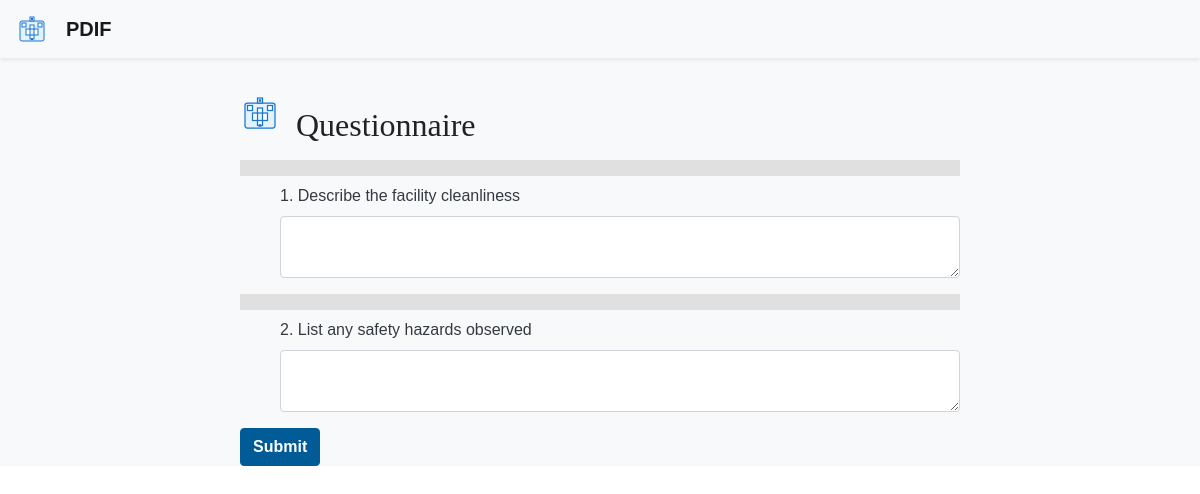
Page /questionnaire/ on the earlier database version.
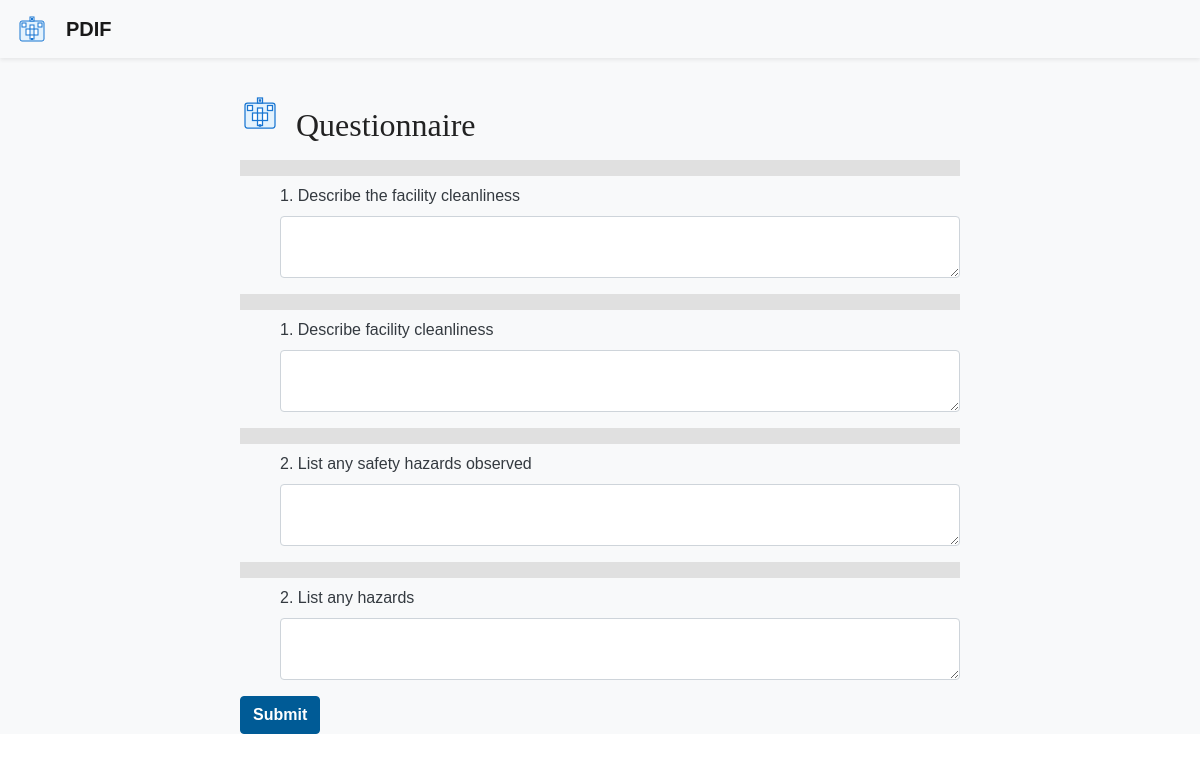
Same page on the later database version.
### inspections/models.py (models this page shows, shortened)
class Question(models.Model):
    organization = models.ForeignKey(Organization, on_delete=models.CASCADE)
    text = models.TextField()
    sort_order = models.PositiveIntegerField(default=0)
    class Meta:
        ordering = ['sort_order']

### inspections/views.py (the view)
# urls.py: path('questionnaire/', views.questionnaire, name='questionnaire'),
def questionnaire(request):
    org = Organization.objects.first()
    if request.method == 'POST':
        data = {k: v for k, v in request.POST.items() if k.startswith('q_')}
        submission = Submission.objects.create(organization=org, data=data)
        return redirect('inspections:completion', pk=submission.pk)
    questions = Question.objects.filter(organization=org)
    return render(request, 'inspections/questionnaire.html', {'questions': questions})

### core/context_processors.py (called while the page is built)
def current_organization(request):
    org = Organization.objects.first()
    branding = None
    if org:
        try:
            branding = org.branding
        except Branding.DoesNotExist:
            branding = None
    return {
        'current_org': org,
        'branding': branding,
    }

### templates/inspections/questionnaire.html (shortened to what this page needs)
{% extends 'base.html' %}
{% load static %}
{% block content %}
<div class="d-flex align-items-center mb-3" style="gap:1em;">
    <img src="{% static 'img/hospital.svg' %}" alt="Hospital" style="height:40px;" />
    <h2 class="mb-0">Questionnaire</h2>
</div>
<form method="post">
    {% for q in questions %}
    <div class="bar" style="background:#e0e0e0;"></div>
    <div class="form-group d-flex align-items-start" style="gap:1em;">
        <div style="flex:1;">
            <label>{{ q.sort_order }}. {{ q.text }}</label>
            <textarea class="form-control" name="q_{{ q.id }}"></textarea>
        </div>
    </div>
    {% endfor %}
    <button type="submit" class="btn btn-primary">Submit</button>
</form>
{% endblock %}

### templates/base.html (shortened to what this page needs)
<!DOCTYPE html>
<html lang="en">
<head>
    {% load static %}
    <link rel="stylesheet" href="https://cdn.jsdelivr.net/npm/bootstrap@4.6.0/dist/css/bootstrap.min.css">
    <link rel="stylesheet" href="{% static 'css/pdif.css' %}">
</head>
<body class="bg-light text-dark">
<nav class="navbar navbar-expand-lg navbar-light mb-4 shadow-sm">
    <a class="navbar-brand d-flex align-items-center" href="/" style="gap:.5em;">
        {% if branding and branding.logo %}
            <img src="{{ branding.logo.url }}" alt="Logo" style="height:40px;"/>
        {% else %}
            <img src="{% static 'img/hospital.svg' %}" alt="Hospital" style="height:32px;" />
            <span class="ml-2 font-weight-bold">PDIF</span>
        {% endif %}
    </a>
</nav>
<div class="container">
    {% block content %}{% endblock %}
</div>
</body>
</html>

### static/css/pdif.css (style rules this page uses)
html, body { background-color: #ffffff; color: #333333; font-family: 'Arial', sans-serif; line-height: 1.5; }
.bar { height: 1em; margin-bottom: .5em; }
h1, h2, h3, h4, h5, h6 { font-family: Georgia, 'Times New Roman', serif; color: #222222; margin-top: 1.5rem; margin-bottom: .75rem; }
input, textarea, select { font-family: inherit; }
.container { max-width: 750px; }
.navbar { padding: .5rem 1rem; }
.btn-primary { background-color: #005b96; border-color: #005b96; font-weight: 600; }

Differences in the rows shown:
added Question: sort_order "1", text "Describe facility cleanliness"
added Question: sort_order "2", text "List any hazards"
